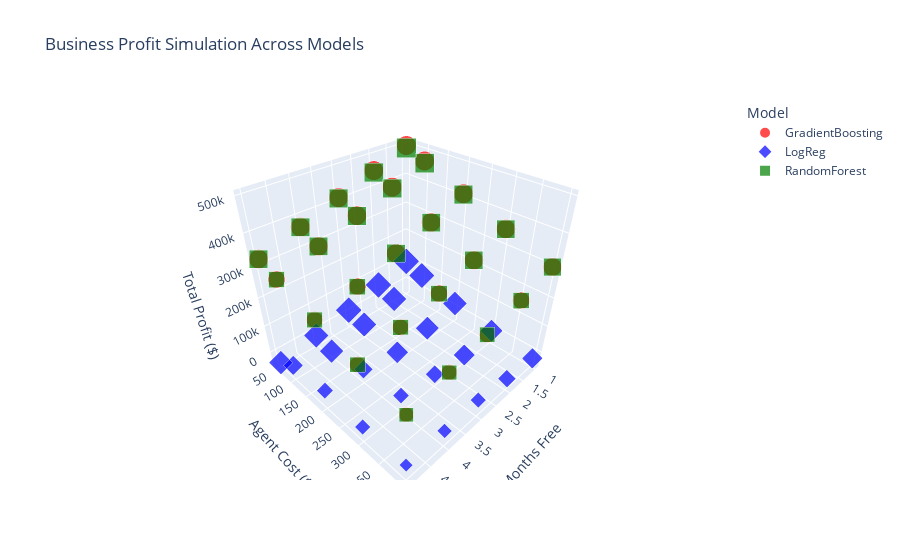

The notebook cell saved with this chart:
### Code cell
import pandas as pd
import numpy as np
import plotly.express as px


def prepare_df_pred(df, y_proba):
    n = min(len(df), len(y_proba))
    df_used = df.reset_index(drop=True).iloc[:n]
    y_used = pd.Series(y_proba).reset_index(drop=True).iloc[:n]
    return df_used, y_used


min_len = min(len(df_test), len(y_proba_lr), len(y_proba_rf), len(y_proba_gb))
df_test_trim = df_test.reset_index(drop=True).iloc[:min_len]

y_lr_trim = pd.Series(y_proba_lr).reset_index(drop=True).iloc[:min_len]
y_rf_trim = pd.Series(y_proba_rf).reset_index(drop=True).iloc[:min_len]
y_gb_trim = pd.Series(y_proba_gb).reset_index(drop=True).iloc[:min_len]

models = {
    "LogReg": y_lr_trim,
    "RandomForest": y_rf_trim,
    "GradientBoosting": y_gb_trim
}

months_free = [1, 2, 3, 4, 5]
agent_cost = [50, 100, 200, 300, 400]

all_rows = []

for model_name, y_model in models.items():
    df_model = df_test_trim.copy()
    for m in months_free:
        for c in agent_cost:
            profit, coverage, recall = simulate(df_model, y_model, m, c)
            all_rows.append({
                "model": model_name,
                "months_free": m,
                "agent_cost": c,
                "profit": profit,
                "coverage_%": 100 * coverage,
                "recall": recall
            })


results = pd.DataFrame(all_rows).sort_values(["model", "months_free", "agent_cost"])
results


fig = px.scatter_3d(
    results,
    x="months_free",
    y="agent_cost",
    z="profit",
    color="model",            
    size="coverage_%",
    symbol="model",           
    title="Business Profit Simulation Across Models",
    labels={
        "months_free": "Months Free",
        "agent_cost": "Agent Cost ($)",
        "profit": "Total Profit ($)",
        "coverage_%": "Coverage (%)",
        "model": "Model"
    },
    color_discrete_map={"LogReg": "blue", "RandomForest": "green", "GradientBoosting": "red"}
)

fig.show()

### Figure 1 — Plotly figure (JSON) as saved in the notebook; plotly's stock layout.template omitted (floating-point values rounded to 4 significant figures)
{"data": [{"hovertemplate": "Model=GradientBoosting<br>Months Free=%{x}<br>Agent Cost ($)=%{y}<br>Total Profit ($)=%{z}<br>Coverage (%)=%{marker.size}<extra></extra>", "legendgroup": "GradientBoosting", "marker": {"color": "red", "size": [27.17, 27.12, 26.83, 25.98, 24.94, 27.17, 27.12, 26.46, 25.51, 21.25, 27.17, 27.07, 25.98, 21.49, 18.6, 27.12, 26.69, 21.72, 19.17, 17.61, 26.69, 22.05, 19.55, 18.6, 16.04], "sizemode": "area", "sizeref": 0.07489, "symbol": "circle"}, "mode": "markers", "name": "GradientBoosting", "scene": "scene", "showlegend": true, "type": "scatter3d", "x": [1, 1, 1, 1, 1, 2, 2, 2, 2, 2, 3, 3, 3, 3, 3, 4, 4, 4, 4, 4, 5, 5, 5, 5, 5], "y": [50, 100, 200, 300, 400, 50, 100, 200, 300, 400, 50, 100, 200, 300, 400, 50, 100, 200, 300, 400, 50, 100, 200, 300, 400], "z": [496800.0, 468100.0, 411000.0, 355300.0, 301200.0, 453900.0, 425200.0, 368300.0, 313500.0, 263200.0, 411000.0, 382300.0, 326200.0, 274600.0, 233400.0, 368100.0, 339600.0, 286300.0, 244700.0, 205300.0, 325300.0, 298400.0, 256400.0, 216000.0, 178400.0]}, {"hovertemplate": "Model=LogReg<br>Months Free=%{x}<br>Agent Cost ($)=%{y}<br>Total Profit ($)=%{z}<br>Coverage (%)=%{marker.size}<extra></extra>", "legendgroup": "LogReg", "marker": {"color": "blue", "size": [26.5, 25.22, 22.48, 19.31, 16.61, 26.5, 23.85, 21.2, 17.51, 12.49, 26.41, 23.28, 18.93, 12.92, 9.513, 23.76, 22.1, 13.35, 9.938, 8.329, 22.05, 14.72, 10.41, 9.418, 7.004], "sizemode": "area", "sizeref": 0.07489, "symbol": "diamond"}, "mode": "markers", "name": "LogReg", "scene": "scene", "showlegend": true, "type": "scatter3d", "x": [1, 1, 1, 1, 1, 2, 2, 2, 2, 2, 3, 3, 3, 3, 3, 4, 4, 4, 4, 4, 5, 5, 5, 5, 5], "y": [50, 100, 200, 300, 400, 50, 100, 200, 300, 400, 50, 100, 200, 300, 400, 50, 100, 200, 300, 400, 50, 100, 200, 300, 400], "z": [83770.0, 59000.0, 18250.0, -8642.0, -24990.0, 47610.0, 27570.0, -9434.0, -24290.0, -12880.0, 11680.0, -4973.0, -26240.0, -9043.0, 6034.0, -16480.0, -33110.0, -3678.0, 8236.0, 1780.0, -42580.0, -1095.0, 12720.0, -413.2, 1925.0]}, {"hovertemplate": "Model=RandomForest<br>Months Free=%{x}<br>Agent Cost ($)=%{y}<br>Total Profit ($)=%{z}<br>Coverage (%)=%{marker.size}<extra></extra>", "legendgroup": "RandomForest", "marker": {"color": "green", "size": [29.96, 28.82, 27.26, 25.98, 24.7, 28.49, 27.73, 26.22, 25.22, 20.26, 27.45, 27.12, 25.84, 20.35, 18.22, 27.17, 26.41, 20.26, 19.07, 16.99, 26.22, 20.02, 19.5, 18.46, 15.62], "sizemode": "area", "sizeref": 0.07489, "symbol": "square"}, "mode": "markers", "name": "RandomForest", "scene": "scene", "showlegend": true, "type": "scatter3d", "x": [1, 1, 1, 1, 1, 2, 2, 2, 2, 2, 3, 3, 3, 3, 3, 4, 4, 4, 4, 4, 5, 5, 5, 5, 5], "y": [50, 100, 200, 300, 400, 50, 100, 200, 300, 400, 50, 100, 200, 300, 400, 50, 100, 200, 300, 400, 50, 100, 200, 300, 400], "z": [489500.0, 461700.0, 408400.0, 354900.0, 301200.0, 448100.0, 421700.0, 367900.0, 313400.0, 262900.0, 408800.0, 381300.0, 326200.0, 274300.0, 233300.0, 367700.0, 339600.0, 286000.0, 244700.0, 205100.0, 325200.0, 298200.0, 256400.0, 215900.0, 178100.0]}], "layout": {"legend": {"itemsizing": "constant", "title": {"text": "Model"}, "tracegroupgap": 0}, "scene": {"domain": {"x": [0, 1], "y": [0, 1]}, "xaxis": {"title": {"text": "Months Free"}}, "yaxis": {"title": {"text": "Agent Cost ($)"}}, "zaxis": {"title": {"text": "Total Profit ($)"}}}, "title": {"text": "Business Profit Simulation Across Models"}}}
